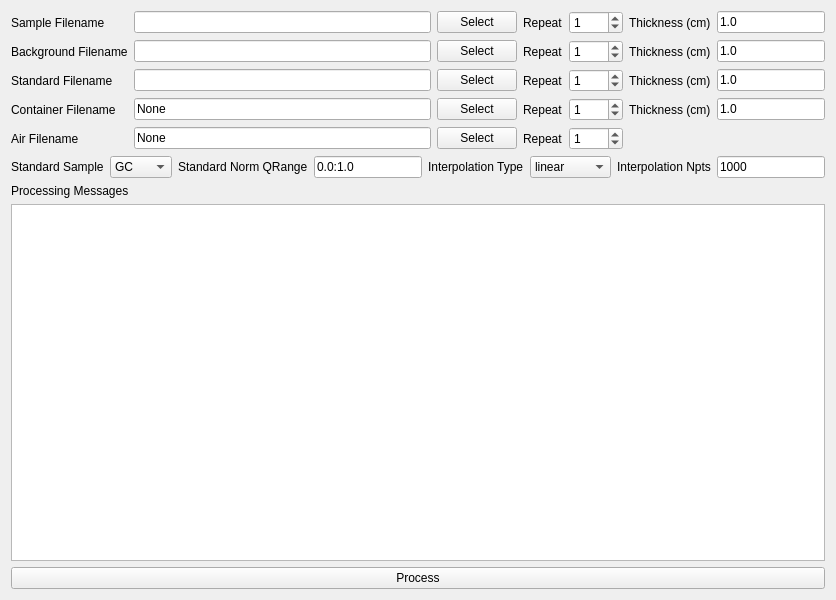
<?xml version="1.0" encoding="UTF-8"?>
<ui version="4.0">
 <class>Form</class>
 <widget class="QWidget" name="Form">
  <property name="geometry">
   <rect>
    <x>0</x>
    <y>0</y>
    <width>800</width>
    <height>600</height>
   </rect>
  </property>
  <property name="windowTitle">
   <string>Form</string>
  </property>
  <layout class="QHBoxLayout" name="horizontalLayout_2">
   <item>
    <layout class="QVBoxLayout" name="verticalLayout">
     <item>
      <layout class="QGridLayout" name="gridLayout">
       <item row="0" column="5">
        <widget class="QLabel" name="sampleThicknessLabel">
         <property name="text">
          <string>Thickness (cm)</string>
         </property>
        </widget>
       </item>
       <item row="0" column="3">
        <widget class="QLabel" name="sampleRepeatLabel">
         <property name="text">
          <string>Repeat</string>
         </property>
        </widget>
       </item>
       <item row="3" column="4">
        <widget class="QSpinBox" name="containerRepeatSpinBox">
         <property name="maximum">
          <number>1000</number>
         </property>
         <property name="value">
          <number>1</number>
         </property>
        </widget>
       </item>
       <item row="2" column="4">
        <widget class="QSpinBox" name="standardRepeatSpinBox">
         <property name="maximum">
          <number>1000</number>
         </property>
         <property name="value">
          <number>1</number>
         </property>
        </widget>
       </item>
       <item row="0" column="4">
        <widget class="QSpinBox" name="sampleRepeatSpinBox">
         <property name="maximum">
          <number>1000</number>
         </property>
         <property name="value">
          <number>1</number>
         </property>
        </widget>
       </item>
       <item row="0" column="0">
        <widget class="QLabel" name="sampleFnameLabel">
         <property name="text">
          <string>Sample Filename</string>
         </property>
        </widget>
       </item>
       <item row="1" column="2">
        <widget class="QPushButton" name="bkgFnamePushButton">
         <property name="text">
          <string>Select</string>
         </property>
        </widget>
       </item>
       <item row="2" column="0">
        <widget class="QLabel" name="standardFnameLabel">
         <property name="text">
          <string>Standard Filename</string>
         </property>
        </widget>
       </item>
       <item row="3" column="1">
        <widget class="QLineEdit" name="containerFnameLineEdit">
         <property name="text">
          <string>None</string>
         </property>
        </widget>
       </item>
       <item row="1" column="1">
        <widget class="QLineEdit" name="bkgFnameLineEdit"/>
       </item>
       <item row="2" column="1">
        <widget class="QLineEdit" name="standardFnameLineEdit"/>
       </item>
       <item row="1" column="0">
        <widget class="QLabel" name="bkgFnameLabel">
         <property name="text">
          <string>Background Filename</string>
         </property>
        </widget>
       </item>
       <item row="4" column="2">
        <widget class="QPushButton" name="airFnamePushButton">
         <property name="text">
          <string>Select</string>
         </property>
        </widget>
       </item>
       <item row="3" column="0">
        <widget class="QLabel" name="containerFnameLabel">
         <property name="text">
          <string>Container Filename</string>
         </property>
        </widget>
       </item>
       <item row="0" column="1">
        <widget class="QLineEdit" name="sampleFnameLineEdit"/>
       </item>
       <item row="3" column="2">
        <widget class="QPushButton" name="containerFnamePushButton">
         <property name="text">
          <string>Select</string>
         </property>
        </widget>
       </item>
       <item row="0" column="2">
        <widget class="QPushButton" name="sampleFnamePushButton">
         <property name="text">
          <string>Select</string>
         </property>
        </widget>
       </item>
       <item row="4" column="1">
        <widget class="QLineEdit" name="airFnameLineEdit">
         <property name="text">
          <string>None</string>
         </property>
        </widget>
       </item>
       <item row="2" column="2">
        <widget class="QPushButton" name="standardFnamePushButton">
         <property name="text">
          <string>Select</string>
         </property>
        </widget>
       </item>
       <item row="4" column="0">
        <widget class="QLabel" name="airFnameLabel">
         <property name="text">
          <string>Air Filename</string>
         </property>
        </widget>
       </item>
       <item row="3" column="3">
        <widget class="QLabel" name="containerRepeatLabel">
         <property name="text">
          <string>Repeat</string>
         </property>
        </widget>
       </item>
       <item row="4" column="3">
        <widget class="QLabel" name="airRepeatLabel">
         <property name="text">
          <string>Repeat</string>
         </property>
        </widget>
       </item>
       <item row="2" column="3">
        <widget class="QLabel" name="standardRepeatLabel">
         <property name="text">
          <string>Repeat</string>
         </property>
        </widget>
       </item>
       <item row="1" column="3">
        <widget class="QLabel" name="bkgRepeatLabel">
         <property name="text">
          <string>Repeat</string>
         </property>
        </widget>
       </item>
       <item row="1" column="4">
        <widget class="QSpinBox" name="bkgRepeatSpinBox">
         <property name="maximum">
          <number>1000</number>
         </property>
         <property name="value">
          <number>1</number>
         </property>
        </widget>
       </item>
       <item row="4" column="4">
        <widget class="QSpinBox" name="airRepeatSpinBox">
         <property name="maximum">
          <number>1000</number>
         </property>
         <property name="value">
          <number>1</number>
         </property>
        </widget>
       </item>
       <item row="0" column="6">
        <widget class="QLineEdit" name="sampleThicknessLineEdit">
         <property name="sizePolicy">
          <sizepolicy hsizetype="Fixed" vsizetype="Fixed">
           <horstretch>0</horstretch>
           <verstretch>0</verstretch>
          </sizepolicy>
         </property>
         <property name="text">
          <string>1.0</string>
         </property>
        </widget>
       </item>
       <item row="1" column="5">
        <widget class="QLabel" name="bkgThicknessLabel">
         <property name="text">
          <string>Thickness (cm)</string>
         </property>
        </widget>
       </item>
       <item row="2" column="5">
        <widget class="QLabel" name="standardThicknessLabel">
         <property name="text">
          <string>Thickness (cm)</string>
         </property>
        </widget>
       </item>
       <item row="3" column="5">
        <widget class="QLabel" name="containerThicknessLabel">
         <property name="text">
          <string>Thickness (cm)</string>
         </property>
        </widget>
       </item>
       <item row="1" column="6">
        <widget class="QLineEdit" name="bkgThicknessLineEdit">
         <property name="sizePolicy">
          <sizepolicy hsizetype="Fixed" vsizetype="Fixed">
           <horstretch>0</horstretch>
           <verstretch>0</verstretch>
          </sizepolicy>
         </property>
         <property name="text">
          <string>1.0</string>
         </property>
        </widget>
       </item>
       <item row="2" column="6">
        <widget class="QLineEdit" name="standardThicknessLineEdit">
         <property name="sizePolicy">
          <sizepolicy hsizetype="Fixed" vsizetype="Fixed">
           <horstretch>0</horstretch>
           <verstretch>0</verstretch>
          </sizepolicy>
         </property>
         <property name="text">
          <string>1.0</string>
         </property>
        </widget>
       </item>
       <item row="3" column="6">
        <widget class="QLineEdit" name="containerThicknessLineEdit">
         <property name="sizePolicy">
          <sizepolicy hsizetype="Fixed" vsizetype="Fixed">
           <horstretch>0</horstretch>
           <verstretch>0</verstretch>
          </sizepolicy>
         </property>
         <property name="text">
          <string>1.0</string>
         </property>
        </widget>
       </item>
      </layout>
     </item>
     <item>
      <layout class="QHBoxLayout" name="horizontalLayout">
       <item>
        <widget class="QLabel" name="standardLabel">
         <property name="text">
          <string>Standard Sample</string>
         </property>
        </widget>
       </item>
       <item>
        <widget class="QComboBox" name="standardComboBox">
         <item>
          <property name="text">
           <string>GC</string>
          </property>
         </item>
         <item>
          <property name="text">
           <string>Water</string>
          </property>
         </item>
        </widget>
       </item>
       <item>
        <spacer name="horizontalSpacer">
         <property name="orientation">
          <enum>Qt::Horizontal</enum>
         </property>
         <property name="sizeHint" stdset="0">
          <size>
           <width>40</width>
           <height>20</height>
          </size>
         </property>
        </spacer>
       </item>
       <item>
        <widget class="QLabel" name="standardNormRangeLabel">
         <property name="text">
          <string>Standard Norm QRange</string>
         </property>
        </widget>
       </item>
       <item>
        <widget class="QLineEdit" name="standardNormRangeLineEdit">
         <property name="sizePolicy">
          <sizepolicy hsizetype="Fixed" vsizetype="Fixed">
           <horstretch>0</horstretch>
           <verstretch>0</verstretch>
          </sizepolicy>
         </property>
         <property name="text">
          <string>0.0:1.0</string>
         </property>
        </widget>
       </item>
       <item>
        <spacer name="horizontalSpacer_2">
         <property name="orientation">
          <enum>Qt::Horizontal</enum>
         </property>
         <property name="sizeHint" stdset="0">
          <size>
           <width>40</width>
           <height>20</height>
          </size>
         </property>
        </spacer>
       </item>
       <item>
        <widget class="QLabel" name="interpTypeLbel">
         <property name="text">
          <string>Interpolation Type</string>
         </property>
        </widget>
       </item>
       <item>
        <widget class="QComboBox" name="interpTypeComboBox">
         <item>
          <property name="text">
           <string>linear</string>
          </property>
         </item>
         <item>
          <property name="text">
           <string>quadratic</string>
          </property>
         </item>
         <item>
          <property name="text">
           <string>cubic</string>
          </property>
         </item>
        </widget>
       </item>
       <item>
        <spacer name="horizontalSpacer_3">
         <property name="orientation">
          <enum>Qt::Horizontal</enum>
         </property>
         <property name="sizeHint" stdset="0">
          <size>
           <width>40</width>
           <height>20</height>
          </size>
         </property>
        </spacer>
       </item>
       <item>
        <widget class="QLabel" name="interpNptsLabel">
         <property name="text">
          <string>Interpolation Npts</string>
         </property>
        </widget>
       </item>
       <item>
        <widget class="QLineEdit" name="interpNptsLineEdit">
         <property name="sizePolicy">
          <sizepolicy hsizetype="Fixed" vsizetype="Fixed">
           <horstretch>0</horstretch>
           <verstretch>0</verstretch>
          </sizepolicy>
         </property>
         <property name="text">
          <string>1000</string>
         </property>
        </widget>
       </item>
      </layout>
     </item>
     <item>
      <widget class="QLabel" name="processMessageLabel">
       <property name="text">
        <string>Processing Messages</string>
       </property>
      </widget>
     </item>
     <item>
      <widget class="QTextEdit" name="processMessageTextEdit"/>
     </item>
     <item>
      <widget class="QPushButton" name="processPushButton">
       <property name="text">
        <string>Process</string>
       </property>
      </widget>
     </item>
    </layout>
   </item>
  </layout>
 </widget>
 <resources/>
 <connections/>
</ui>
